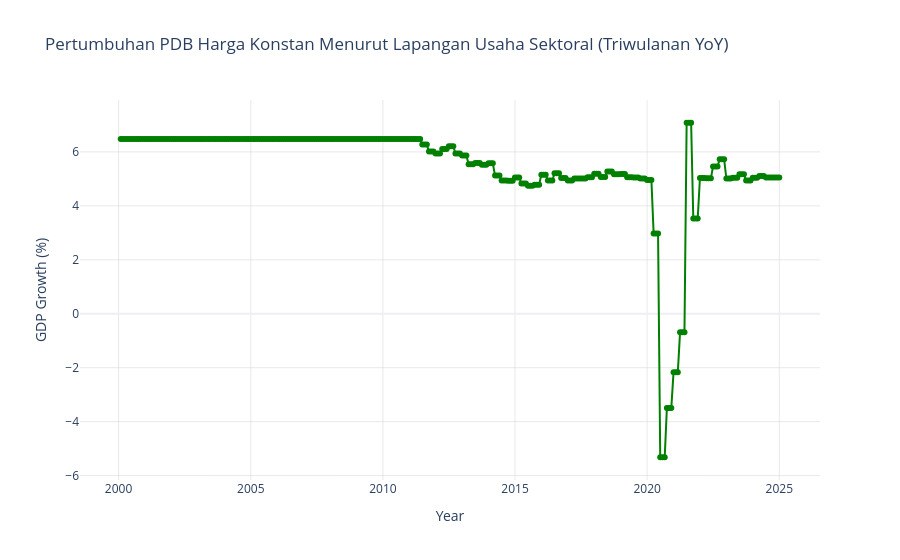

This figure's notebook cell:
### Code cell
fig = go.Figure()

# GDP Growth line
fig.add_trace(go.Scatter(
    x=df_merged.index,
    y=df_merged['Pertumbuhan PDB Harga Konstan Menurut Lapangan Usaha Sektoral (Triwulanan YoY)'],
    mode='lines+markers',
    name='GDP Growth (YoY)',
    line=dict(color='green', width=2),
    marker=dict(size=6)
))

fig.update_layout(
    title='Pertumbuhan PDB Harga Konstan Menurut Lapangan Usaha Sektoral (Triwulanan YoY)',
    xaxis_title='Year',
    yaxis_title='GDP Growth (%)',
    legend_title='Indicator',
    template='plotly_white',
    font=dict(size=12),
    hovermode='x unified'
)

fig.update_xaxes(showgrid=True, gridwidth=0.5, gridcolor='LightGray')
fig.update_yaxes(showgrid=True, gridwidth=0.5, gridcolor='LightGray')

fig.show()

### Figure 1 — Plotly figure (JSON) as saved in the notebook; plotly's stock layout.template omitted (floating-point values rounded to 4 significant figures; data arrays with more than 128 entries replaced by an {"elided": "..."} marker saying what was removed)
{"data": [{"line": {"color": "green", "width": 2}, "marker": {"size": 6}, "mode": "lines+markers", "name": "GDP Growth (YoY)", "type": "scatter", "x": {"elided": "300 str values"}, "y": {"elided": "300 float values"}}], "layout": {"font": {"size": 12}, "hovermode": "x unified", "legend": {"title": {"text": "Indicator"}}, "title": {"text": "Pertumbuhan PDB Harga Konstan Menurut Lapangan Usaha Sektoral (Triwulanan YoY)"}, "xaxis": {"gridcolor": "LightGray", "gridwidth": 0.5, "showgrid": true, "title": {"text": "Year"}}, "yaxis": {"gridcolor": "LightGray", "gridwidth": 0.5, "showgrid": true, "title": {"text": "GDP Growth (%)"}}}}
